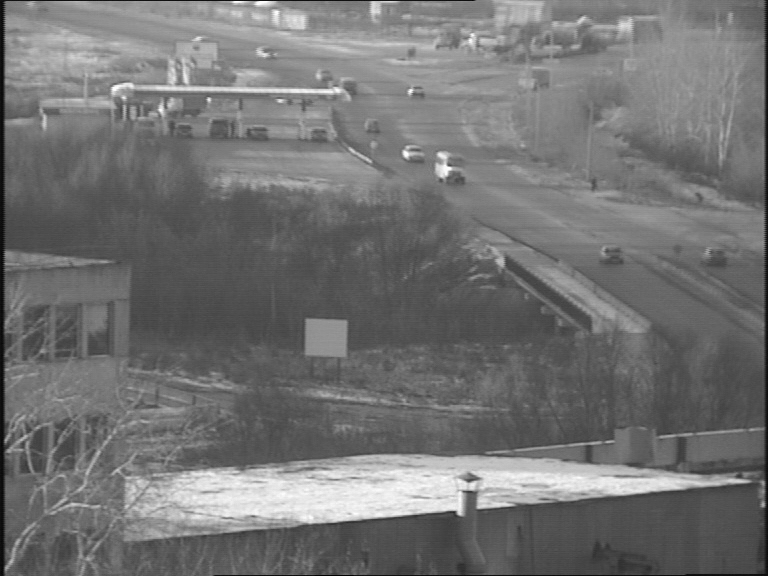
%> input picture Work/Lab2/izobr1.BMP, 768 x 576 px
$ octave test_edge_4.m   (GNU Octave 9; MATLAB toolbox functions it lacks are replaced by stand-ins)
%> lines starting %> are read from the running program, lines starting %| are printed output that depends on the picture
close all; clear;
Image = imread('L:\Labor\Техническое зрение\Lab2\izobr1.bmp'); % vvedite stroku
%> Image is the input picture: size 576x768 uint8; min 0, max 254, mean 114.6

if size(Image,3)>1
    Image = rgb2gray(Image);
end
Image = im2double(Image);
%> Image: size 576x768 double
figure; imshow(Image); title('Original Image');
[E_S, threshold_s] = edge(Image,'sobel');
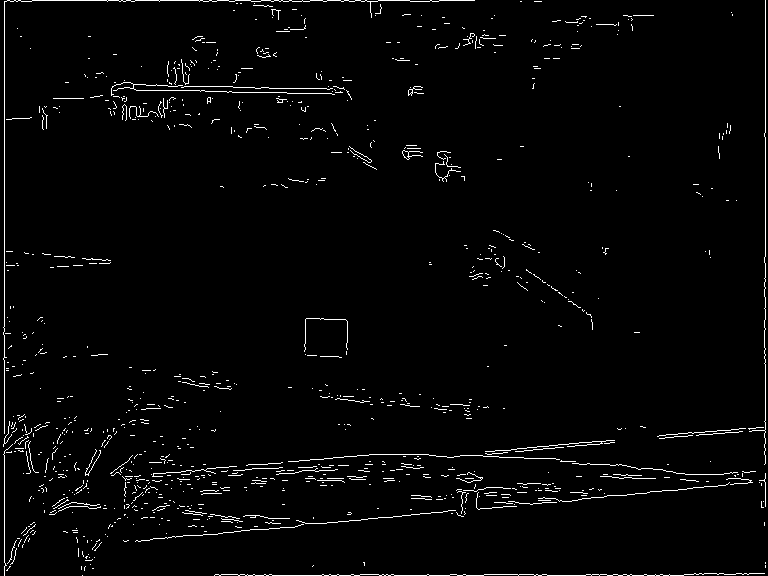
%> E_S: size 576x768 logical; 2.3% white in thin lines or dots
%> threshold_s = 0.0632
[E_P, threshold_p] = edge(Image,'prewitt');
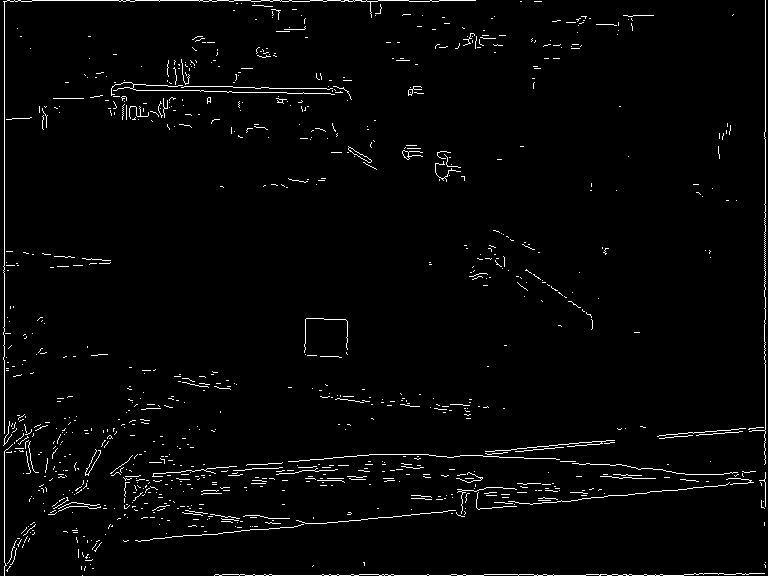
%> E_P: size 576x768 logical; 2.3% white in thin lines or dots
%> threshold_p = 0.0628
[E_R, threshold_r] = edge(Image,'roberts');
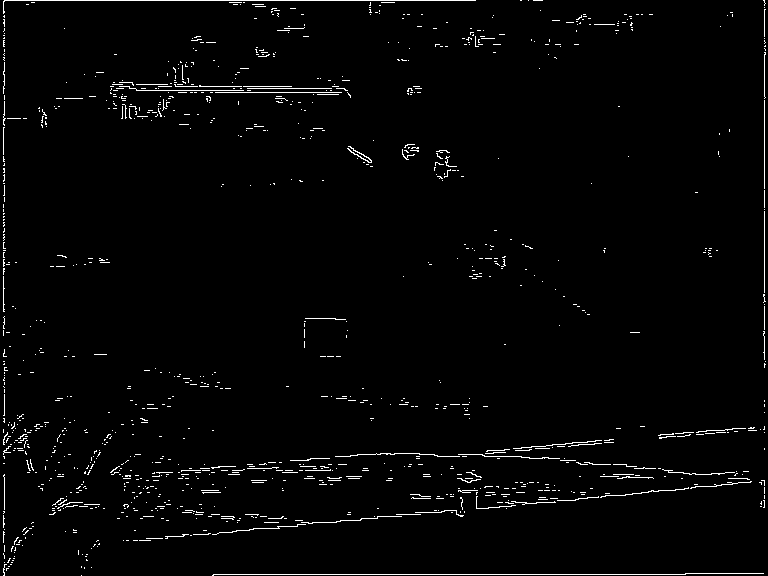
%> E_R: size 576x768 logical; 1.9% white in thin lines or dots
%> threshold_r = 0.0693
[E_L, threshold_l] = edge(Image,'log');
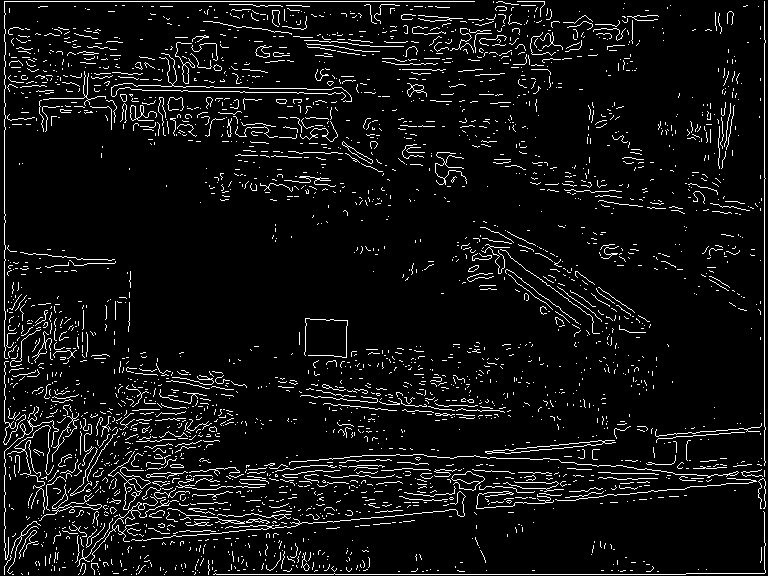
%> E_L: size 576x768 logical; 6.6% white in thin lines or dots
%> threshold_l = 0.00294
[E_C, threshold_c] = edge(Image,'canny');
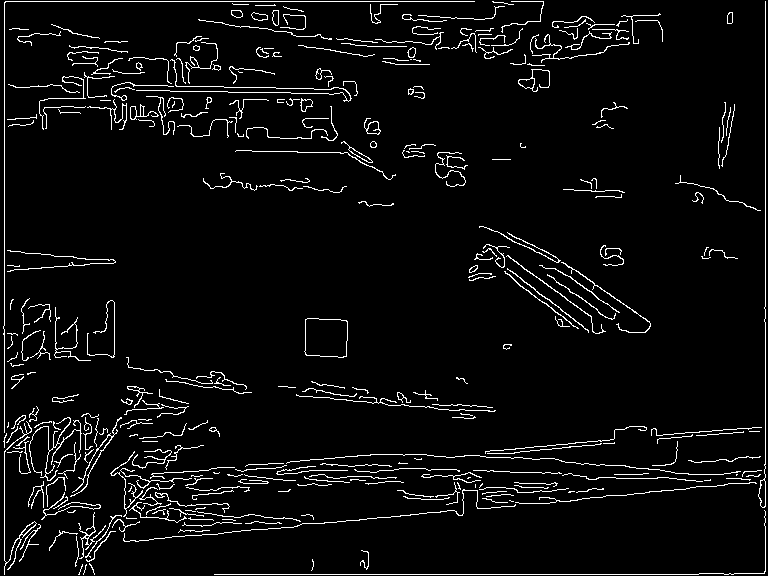
%> E_C: size 576x768 logical; 4.8% white in thin lines or dots
%> threshold_c = [0.0555 0.139]
SumE = im2double(E_S) + im2double(E_P) + im2double(E_R) + im2double(E_L) + im2double(E_C);
E_T = SumE > 2;
%> E_T: size 576x768 logical; 2.1% white in thin lines or dots
method = 'log'; % vvedite stroku
init_threshold = 0.002 ; % vvedite chislo
final_threshold =  0.02; % vvedite chislo
% step_threshold = 0.1; % vvedite chislo
step_threshold = (final_threshold-init_threshold)/9;
for i = 1 : 10
    threshold = init_threshold + step_threshold*(i-1);
    Edges = edge(Image, method, threshold);
    Edges = im2double(Edges);
    quality(i) = nnz(Edges&E_T)/nnz(Edges|E_T);
    figure; imshow(Edges); title(strcat('Contour Image (', method, ')', ' threshold=', num2str(threshold)));
end
%> this loop made 10 passes
%> pass 2, `Edges = edge(Image, method, threshold);`:
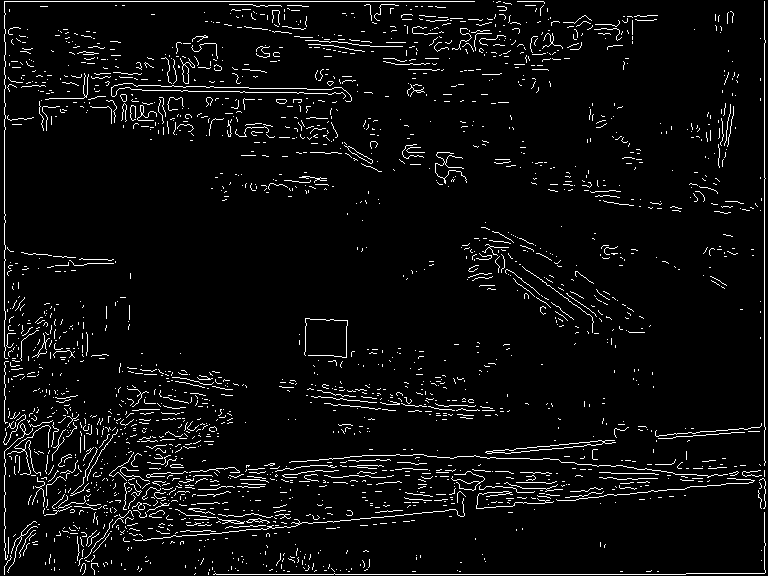
%> Edges: size 576x768 logical; 4.8% white in thin lines or dots
%> after the loop, quality = [0.115 0.2 0.282 0.319 0.291 0.22 0.163 0.115 0.0829 0.0516]
figure; imshow(edge(Image,method)); title(strcat('Contour Image (', method, ')', ' threshold=auto'));
figure; imshow(E_T); title('Contour Image (Combined)');
arg = init_threshold : step_threshold : final_threshold;
figure; plot(arg, quality);
ylabel(strcat('edge detection quality for {\bf', method, '} method'));
xlabel('{\bfthreshold} value');
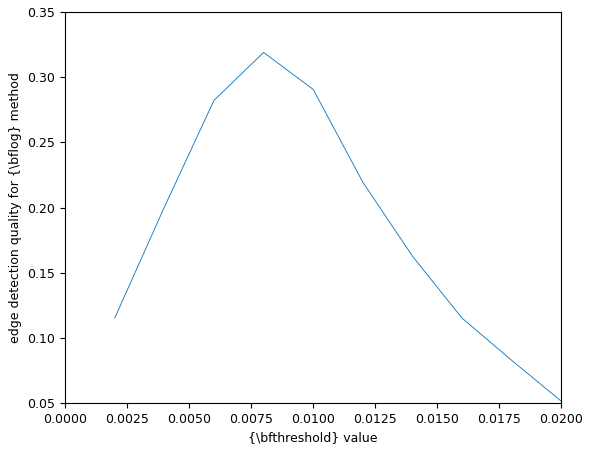
%> figure redrawn from the program's plot data; curve peaks at x = 0.008, y = 0.319
